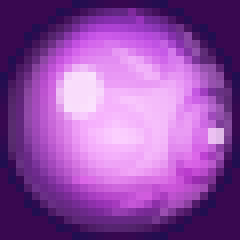
#> input picture deluxe3/ball_0.png, 30 x 30 px (shown 8 times larger)
$ python -i explosion_detector.py   (imports and definitions only)
#> lines starting #> are read from the running program, lines starting #| are printed output that depends on the picture
import glob
import time
import cv2
import mss
import numpy as np

try:
    from balls_detection.detect_balls import ZumaBot
    from constants import *
    from roi.detect_roi import analyze_game_screen
except ImportError:
    import sys, os

    sys.path.append(os.path.dirname(os.path.dirname(os.path.abspath(__file__))))
    from balls_detection.detect_balls import ZumaBot
    from constants import *
    from roi.detect_roi import analyze_game_screen


class ExplosionDetector:
    def __init__(self, game_version=GAME_VERSION):
        """
        explosion_assets_paths: قائمة بمسارات الصور (فريم البداية، الوسط، النهاية)
        كما طلب زميلك في Constants.
        """
        self.templates = []

        path = os.path.join(os.path.dirname(os.path.abspath(__file__)), game_version)
        if not os.path.exists(path):
            path = os.path.join(
                os.path.dirname(os.path.dirname(os.path.abspath(__file__))),
                game_version,
            )

        if not os.path.exists(path):
            print(f"Error: Folder '{game_version}' not found.")
            return [], []

        files = sorted(glob.glob(os.path.join(path, "explosion*.png")))

        if not files:
            print(f"No ball images found in {path}")
            return [], []

        for f in files:
            # 1. Load with Alpha (4 Channels)
            img = cv2.imread(f, cv2.IMREAD_UNCHANGED)

            if img is not None:
                # Check if image actually has transparency (4 channels)
                if img.shape[2] == 4:
                    # Split into Color (BGR) and Mask (Alpha)
                    base_img = img[:, :, 0:3]  # The BGR colors
                    alpha_mask = img[:, :, 3]  # The Transparency map
                    self.templates.append((base_img, alpha_mask))
                else:
                    # Fallback for images without transparency
                    self.templates.append((img, None))

                print(f"Loaded: {os.path.basename(f)}")

        # حدود HSV للانفجار (من شغلك القديم)
        self.lower_explosion = np.array([15, 80, 120])
        self.upper_explosion = np.array([40, 255, 255])

    # [64 lines left out: function detect, not called in this run]


# [88 lines not run here, left out]

>>> import cv2
>>> picture = cv2.imread('../deluxe3/ball_0.png', cv2.IMREAD_GRAYSCALE)
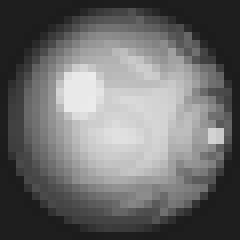
#> picture: shape (30, 30) (shown 8 times larger); min 27, max 236, mean 107.7
>>> result = ExplosionDetector().detect(picture)
#> (the run stopped early here; a loop or call above may not have finished)

$ run again, on deluxe3/base_hero.png
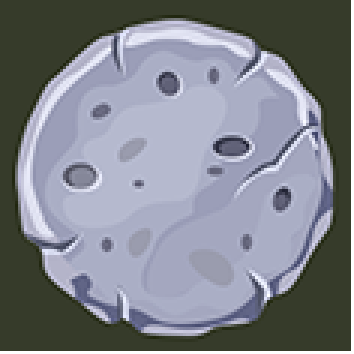
#> input picture deluxe3/base_hero.png, 118 x 118 px (shown 3 times larger)
#> `picture = cv2.imread('../deluxe3/ball_0.png', cv2.IMREAD_GRAYSCALE)`:
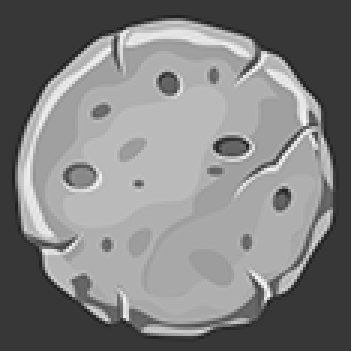
#> picture: shape (118, 118) (shown 3 times larger); min 28, max 255, mean 129.8
